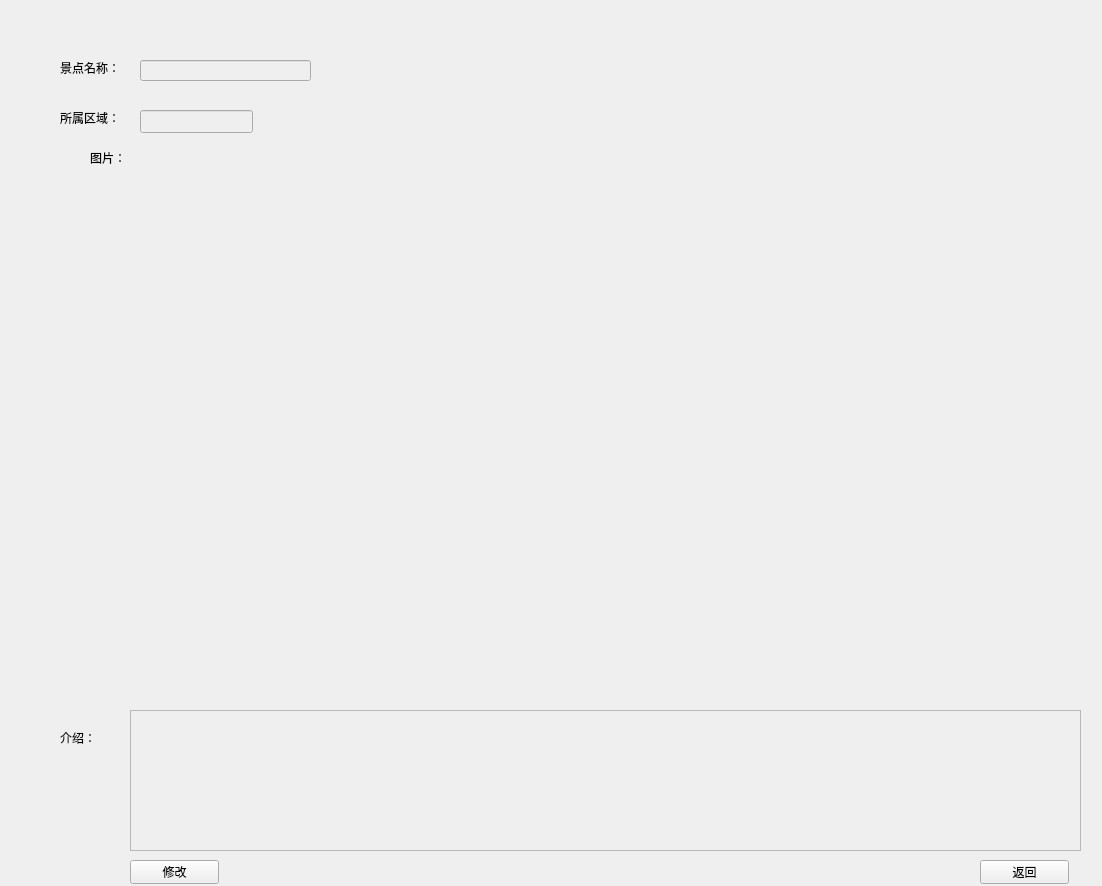
<?xml version="1.0" encoding="UTF-8"?>
<ui version="4.0">
 <class>scenicdetail</class>
 <widget class="QWidget" name="scenicdetail">
  <property name="geometry">
   <rect>
    <x>0</x>
    <y>0</y>
    <width>1102</width>
    <height>886</height>
   </rect>
  </property>
  <property name="windowTitle">
   <string>Form</string>
  </property>
  <widget class="QPushButton" name="pushButton">
   <property name="geometry">
    <rect>
     <x>980</x>
     <y>860</y>
     <width>89</width>
     <height>24</height>
    </rect>
   </property>
   <property name="text">
    <string>返回</string>
   </property>
  </widget>
  <widget class="QLineEdit" name="name">
   <property name="enabled">
    <bool>false</bool>
   </property>
   <property name="geometry">
    <rect>
     <x>140</x>
     <y>60</y>
     <width>171</width>
     <height>21</height>
    </rect>
   </property>
  </widget>
  <widget class="QLabel" name="label">
   <property name="geometry">
    <rect>
     <x>60</x>
     <y>60</y>
     <width>72</width>
     <height>15</height>
    </rect>
   </property>
   <property name="text">
    <string>景点名称：</string>
   </property>
  </widget>
  <widget class="QLabel" name="label_2">
   <property name="geometry">
    <rect>
     <x>60</x>
     <y>110</y>
     <width>72</width>
     <height>15</height>
    </rect>
   </property>
   <property name="text">
    <string>所属区域：</string>
   </property>
  </widget>
  <widget class="QLineEdit" name="area">
   <property name="enabled">
    <bool>false</bool>
   </property>
   <property name="geometry">
    <rect>
     <x>140</x>
     <y>110</y>
     <width>113</width>
     <height>23</height>
    </rect>
   </property>
  </widget>
  <widget class="QLabel" name="label_3">
   <property name="geometry">
    <rect>
     <x>60</x>
     <y>730</y>
     <width>72</width>
     <height>15</height>
    </rect>
   </property>
   <property name="text">
    <string>介绍：</string>
   </property>
  </widget>
  <widget class="QLabel" name="scenicpicture">
   <property name="enabled">
    <bool>true</bool>
   </property>
   <property name="geometry">
    <rect>
     <x>140</x>
     <y>140</y>
     <width>941</width>
     <height>571</height>
    </rect>
   </property>
   <property name="text">
    <string/>
   </property>
  </widget>
  <widget class="QLabel" name="label_4">
   <property name="geometry">
    <rect>
     <x>90</x>
     <y>150</y>
     <width>72</width>
     <height>15</height>
    </rect>
   </property>
   <property name="text">
    <string>图片：</string>
   </property>
  </widget>
  <widget class="QPushButton" name="modify_btn">
   <property name="geometry">
    <rect>
     <x>130</x>
     <y>860</y>
     <width>89</width>
     <height>24</height>
    </rect>
   </property>
   <property name="text">
    <string>修改</string>
   </property>
  </widget>
  <widget class="QTextEdit" name="scenicintroduction">
   <property name="enabled">
    <bool>false</bool>
   </property>
   <property name="geometry">
    <rect>
     <x>130</x>
     <y>710</y>
     <width>951</width>
     <height>141</height>
    </rect>
   </property>
  </widget>
 </widget>
 <resources/>
 <connections/>
</ui>
